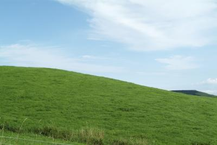
%> input picture Lab8/hill.png, 217 x 145 px, shrunk from 400 x 268 before the run; its folder holds 3 pictures in this run
$ octave lab08.m   (GNU Octave 9; MATLAB toolbox functions it lacks are replaced by stand-ins)
%> lines starting %> are read from the running program, lines starting %| are printed output that depends on the picture
### Lab8/hough_transform.m
function [m, b] = hough_transform(edge_map)

    %% find x, y position from edge map
    [edge_y, edge_x] = find(edge_map);

    %% range of b
    H = size(edge_map, 1);
    b_range = -H : 1 : H;

    %% range of m
    m_step = 0.01;
    m_max = 5;
    m_min = -m_max;
    m_range = m_min : m_step : m_max;

    %% create vote matrix
    V = zeros(length(m_range), length(b_range));

    %% TODO: add votes
    %V(1, 1) = 1; % remove this line

    for i = 1 : length(edge_y)

        y = edge_y(i);
        x = edge_x(i);

        for b_index = 1 : length(b_range)

            b = b_range(b_index);
            m = (-1 / x) * b + (y / x);

            if m_min <= m && m <= m_max

                m_index = round( (m - m_min) / m_step) + 1;
                V(m_index, b_index) = V(m_index, b_index) + 1;

            end

        end

    end

    %% visualize votes
    figure, imagesc(V); xlabel('b'); ylabel('m');


    %% find the maximal vote
    max_vote = max(V(:));
    [max_m_index, max_b_index] = find( V == max_vote );
    m = m_range(max_m_index);
    b = b_range(max_b_index);

end

### Lab8/lab08.m

%% load input image
% name = 'lines';
% name = 'bridge';
name = 'hill';

img = imread(sprintf('%s.png', name));
%> img is the input picture: size 145x217x3 uint8; mean R, G, B 144.3, 172.8, 150.9


%% extract edge map
edge_map = edge(rgb2gray(img), 'canny', 0.1, 3);
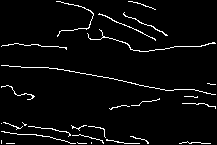
%> edge_map: size 145x217 logical; 4% white in thin lines or dots
figure, imshow(edge_map);


%% Hough Transform (vote for m and b)
[m, b] = hough_transform(edge_map);
%> in hough_transform, `[edge_y, edge_x] = find(edge_map);`: edge_y = 1258 values from 2 to 144; edge_x = 1258 values from 2 to 216
%> the loop in hough_transform, `for i = 1 : length(edge_y)` made 1258 passes
%> (y, x) on passes 1 to 3: (47, 2), (66, 2), (87, 2)
%> after the loop in hough_transform, `for i = 1 : length(edge_y)`:
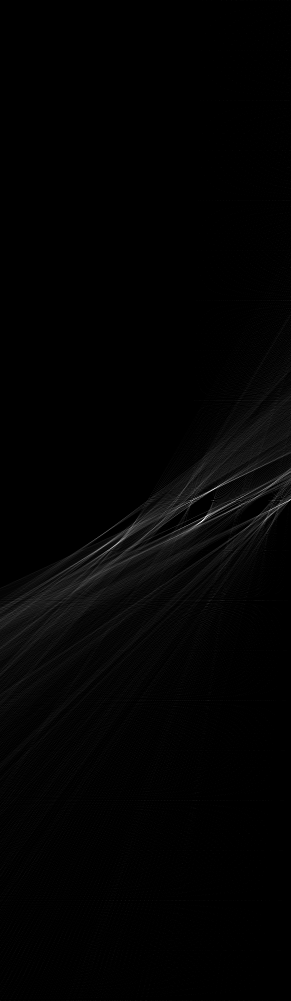
%> V: size 1001x291 double; min 0, max 87, mean 1.1; drawn with min black and max white
%> after the loop in hough_transform, `for i = 1 : length(edge_y)`: m_index = 484
%> in hough_transform, `max_vote = max(V(:));`: max_vote = 87
%> in hough_transform, `[max_m_index, max_b_index] = find( V == max_vote );`: max_m_index = [522; 521]; max_b_index = [202; 203]
%> in hough_transform, `m = m_range(max_m_index);`: m = [0.21 0.2]
%> in hough_transform, `b = b_range(max_b_index);`: b = [56 57]
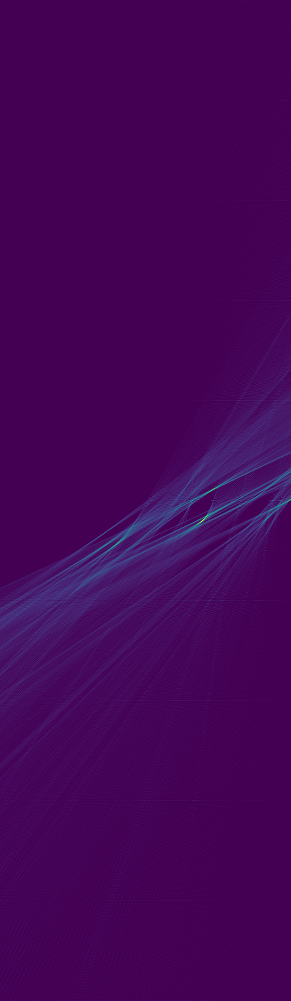
%> displayed picture: size 1001x291x3, on the screen's scale of 0 to 255; mean R, G, B 68.6, 5.3, 88
%> m = [0.21 0.2]; b = [56 57]
x = 1:size(img, 2);
%> x = 217 values from 1 to 217
%> (the run ends here)
